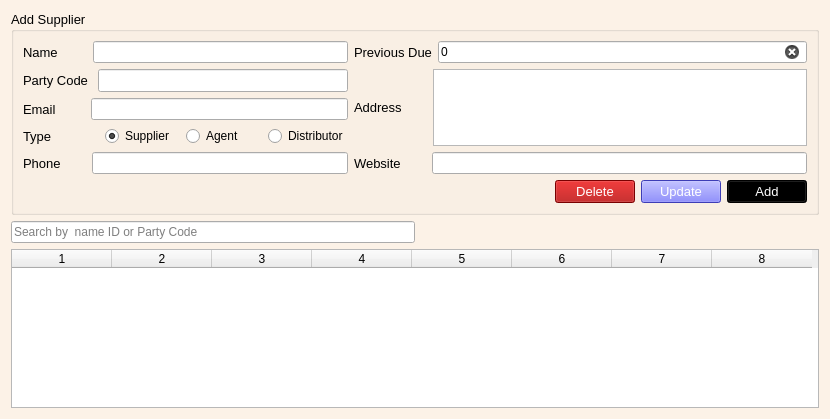
<?xml version="1.0" encoding="UTF-8"?>
<ui version="4.0">
 <class>Form</class>
 <widget class="QWidget" name="Form">
  <property name="windowModality">
   <enum>Qt::ApplicationModal</enum>
  </property>
  <property name="geometry">
   <rect>
    <x>0</x>
    <y>0</y>
    <width>830</width>
    <height>419</height>
   </rect>
  </property>
  <property name="windowTitle">
   <string>Form</string>
  </property>
  <property name="styleSheet">
   <string notr="true">QWidget#Form{background-color: rgb(252, 242, 231);}</string>
  </property>
  <layout class="QGridLayout" name="gridLayout_5">
   <item row="0" column="0">
    <widget class="QGroupBox" name="groupBox">
     <property name="font">
      <font>
       <pointsize>10</pointsize>
      </font>
     </property>
     <property name="title">
      <string>Add Supplier</string>
     </property>
     <layout class="QGridLayout" name="gridLayout_4">
      <item row="0" column="0">
       <layout class="QGridLayout" name="gridLayout" columnstretch="5,3,0,0,0">
        <item row="0" column="0">
         <layout class="QHBoxLayout" name="horizontalLayout_2">
          <item>
           <widget class="QLabel" name="label_2">
            <property name="font">
             <font>
              <pointsize>10</pointsize>
             </font>
            </property>
            <property name="text">
             <string>Name        </string>
            </property>
           </widget>
          </item>
          <item>
           <widget class="QLineEdit" name="name">
            <property name="clearButtonEnabled">
             <bool>true</bool>
            </property>
           </widget>
          </item>
         </layout>
        </item>
        <item row="0" column="1" colspan="4">
         <layout class="QHBoxLayout" name="horizontalLayout_8">
          <item>
           <widget class="QLabel" name="label_9">
            <property name="font">
             <font>
              <pointsize>10</pointsize>
             </font>
            </property>
            <property name="text">
             <string>Previous Due</string>
            </property>
           </widget>
          </item>
          <item>
           <widget class="QLineEdit" name="due">
            <property name="text">
             <string>0</string>
            </property>
            <property name="clearButtonEnabled">
             <bool>true</bool>
            </property>
           </widget>
          </item>
         </layout>
        </item>
        <item row="1" column="0">
         <layout class="QGridLayout" name="gridLayout_3">
          <item row="0" column="0">
           <widget class="QLabel" name="label_8">
            <property name="font">
             <font>
              <pointsize>10</pointsize>
             </font>
            </property>
            <property name="text">
             <string>Party Code </string>
            </property>
           </widget>
          </item>
          <item row="0" column="1">
           <widget class="QLineEdit" name="partycode">
            <property name="font">
             <font>
              <pointsize>10</pointsize>
             </font>
            </property>
            <property name="clearButtonEnabled">
             <bool>true</bool>
            </property>
           </widget>
          </item>
         </layout>
        </item>
        <item row="1" column="1" rowspan="3" colspan="4">
         <layout class="QHBoxLayout" name="horizontalLayout_5">
          <item>
           <widget class="QLabel" name="label_4">
            <property name="font">
             <font>
              <pointsize>10</pointsize>
             </font>
            </property>
            <property name="text">
             <string>Address       </string>
            </property>
           </widget>
          </item>
          <item>
           <widget class="QTextEdit" name="address"/>
          </item>
         </layout>
        </item>
        <item row="2" column="0">
         <layout class="QHBoxLayout" name="horizontalLayout_3">
          <item>
           <widget class="QLabel" name="label_3">
            <property name="font">
             <font>
              <pointsize>10</pointsize>
             </font>
            </property>
            <property name="text">
             <string>Email        </string>
            </property>
           </widget>
          </item>
          <item>
           <widget class="QLineEdit" name="email">
            <property name="text">
             <string/>
            </property>
            <property name="clearButtonEnabled">
             <bool>true</bool>
            </property>
           </widget>
          </item>
         </layout>
        </item>
        <item row="3" column="0">
         <layout class="QHBoxLayout" name="horizontalLayout_4">
          <item>
           <widget class="QLabel" name="label_6">
            <property name="font">
             <font>
              <pointsize>10</pointsize>
             </font>
            </property>
            <property name="text">
             <string>Type</string>
            </property>
           </widget>
          </item>
          <item>
           <widget class="QRadioButton" name="sup">
            <property name="font">
             <font>
              <pointsize>9</pointsize>
             </font>
            </property>
            <property name="text">
             <string>Supplier</string>
            </property>
            <property name="checked">
             <bool>true</bool>
            </property>
           </widget>
          </item>
          <item>
           <widget class="QRadioButton" name="agent">
            <property name="font">
             <font>
              <pointsize>9</pointsize>
             </font>
            </property>
            <property name="text">
             <string>Agent</string>
            </property>
           </widget>
          </item>
          <item>
           <widget class="QRadioButton" name="dis">
            <property name="font">
             <font>
              <pointsize>9</pointsize>
             </font>
            </property>
            <property name="text">
             <string>Distributor</string>
            </property>
           </widget>
          </item>
         </layout>
        </item>
        <item row="4" column="0">
         <layout class="QHBoxLayout" name="horizontalLayout_6">
          <item>
           <widget class="QLabel" name="label_5">
            <property name="font">
             <font>
              <pointsize>10</pointsize>
             </font>
            </property>
            <property name="text">
             <string>Phone       </string>
            </property>
           </widget>
          </item>
          <item>
           <widget class="QLineEdit" name="phone">
            <property name="text">
             <string/>
            </property>
            <property name="clearButtonEnabled">
             <bool>true</bool>
            </property>
           </widget>
          </item>
         </layout>
        </item>
        <item row="4" column="1" colspan="4">
         <layout class="QHBoxLayout" name="horizontalLayout_7">
          <item>
           <widget class="QLabel" name="label_7">
            <property name="font">
             <font>
              <pointsize>10</pointsize>
             </font>
            </property>
            <property name="text">
             <string>Website       </string>
            </property>
           </widget>
          </item>
          <item>
           <widget class="QLineEdit" name="website">
            <property name="text">
             <string/>
            </property>
            <property name="clearButtonEnabled">
             <bool>true</bool>
            </property>
           </widget>
          </item>
         </layout>
        </item>
        <item row="5" column="1">
         <spacer name="horizontalSpacer">
          <property name="orientation">
           <enum>Qt::Horizontal</enum>
          </property>
          <property name="sizeHint" stdset="0">
           <size>
            <width>40</width>
            <height>20</height>
           </size>
          </property>
         </spacer>
        </item>
        <item row="5" column="2">
         <widget class="QPushButton" name="deleteb">
          <property name="font">
           <font>
            <pointsize>10</pointsize>
           </font>
          </property>
          <property name="cursor">
           <cursorShape>PointingHandCursor</cursorShape>
          </property>
          <property name="styleSheet">
           <string notr="true">background-color: rgb(170, 0, 0);
color: rgb(255, 255, 255);</string>
          </property>
          <property name="text">
           <string>Delete</string>
          </property>
         </widget>
        </item>
        <item row="5" column="3">
         <widget class="QPushButton" name="editb">
          <property name="font">
           <font>
            <pointsize>10</pointsize>
           </font>
          </property>
          <property name="cursor">
           <cursorShape>PointingHandCursor</cursorShape>
          </property>
          <property name="styleSheet">
           <string notr="true">background-color: rgb(85, 85, 255);
color: rgb(255, 255, 255);</string>
          </property>
          <property name="text">
           <string>Update</string>
          </property>
         </widget>
        </item>
        <item row="5" column="4">
         <widget class="QPushButton" name="pushButton">
          <property name="font">
           <font>
            <pointsize>10</pointsize>
           </font>
          </property>
          <property name="styleSheet">
           <string notr="true">background-color: rgb(0, 0, 0);
color: rgb(255, 255, 255);</string>
          </property>
          <property name="text">
           <string>Add</string>
          </property>
         </widget>
        </item>
       </layout>
      </item>
     </layout>
    </widget>
   </item>
   <item row="1" column="0">
    <layout class="QGridLayout" name="gridLayout_2">
     <item row="0" column="1">
      <spacer name="horizontalSpacer_2">
       <property name="orientation">
        <enum>Qt::Horizontal</enum>
       </property>
       <property name="sizeHint" stdset="0">
        <size>
         <width>40</width>
         <height>20</height>
        </size>
       </property>
      </spacer>
     </item>
     <item row="0" column="0">
      <widget class="QLineEdit" name="searchb">
       <property name="placeholderText">
        <string>Search by  name ID or Party Code</string>
       </property>
       <property name="clearButtonEnabled">
        <bool>true</bool>
       </property>
      </widget>
     </item>
    </layout>
   </item>
   <item row="2" column="0">
    <widget class="QTableWidget" name="tableWidget">
     <property name="styleSheet">
      <string notr="true">font: 10pt &quot;MS Shell Dlg 2&quot;;

</string>
     </property>
     <property name="editTriggers">
      <set>QAbstractItemView::DoubleClicked|QAbstractItemView::SelectedClicked</set>
     </property>
     <property name="cornerButtonEnabled">
      <bool>true</bool>
     </property>
     <property name="columnCount">
      <number>8</number>
     </property>
     <attribute name="horizontalHeaderVisible">
      <bool>true</bool>
     </attribute>
     <attribute name="horizontalHeaderCascadingSectionResizes">
      <bool>false</bool>
     </attribute>
     <column/>
     <column/>
     <column/>
     <column/>
     <column/>
     <column/>
     <column/>
     <column/>
    </widget>
   </item>
  </layout>
 </widget>
 <resources/>
 <connections/>
</ui>
